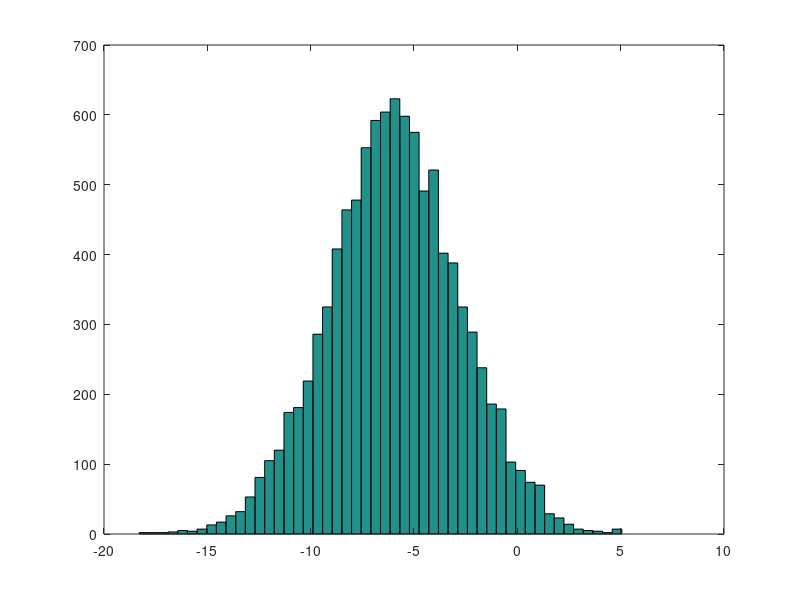

The MATLAB script that drew this image: (Note: this script raises an error after producing the figure.)
%Octave Tutorial : Week 2

%First video
PS1('>>  ');
1 == 2
1 && 0
1 ~= 2
1 || 0
a = 3
a =3;
b = 'hi';
a=pi;
a
disp(a)
disp(sprintf('2 decimals: %0.2f', a))
disp(sprintf('6 decimals: %0.6f', a))
format long
a
format short
a
A = [1 2; 3 4; 5 6]
v =[1 2 3]
v =[1; 2; 3]
v = 1:0.1:2
v = 1:6
ones(2,3)
2*ones(2,3)
w = zeros(1,3)
w = randn(3,3)
w = -6 + sqrt(10)*(randn(1,10000));
hist(w)
hist(w,50)
eye(4,4) %identity matrix
help eye

%Second video
A
size(A) %the answer is a matrix
size(size(A))
v  = [1:4]
length(v) %size of the longest dimension
length(A) %less intuitive in matrices
pwd
cd 'C:\Users\Benjamín\Desktop'
ls
cd 'C:\Users\Benjamín\Documents\MATLAB'
load featuresX.dat
load('featuresX.dat')
who %variables in the current scope
featuresX
size(featuresX)
whos %detailed view of who
clear featuresx
v = priceY(1:10)
cd 'C:\Users\Benjamín\Documents\GitHub\15_11_Machine_learning'
save hello.mat v;
clear
load hello.mat
ls
save hello.txt v -ascii %save as text
A = [1 2; 3 4; 5 6];
A(3,2)
A(:,2)
A(2,:)
A([1 3], :)
A(:,2) = [10; 11; 12] %assign new values
A = [A [100; 101; 102]] %append columns
A(:) % all elements of A into a single vector
A = [1 2; 3 4; 5 6];
B = [11 12; 13 14; 15 16];
C = [A B] % same as C = [A, B] % append by columns
C = [A; B] % append by rows

%Third video
A = [1 2; 3 4; 5 6];
B = [11 12; 13 14; 15 16];
C = [1 1; 2 2];
A .* B %element wise 
A .^ 2
v = [1; 2; 3]
1 ./ v
1 ./ A
log(v)
exp(v)
abs(v)
-v
v + ones(length(v),1)
v + 1
A'
a = [1 15 2 0.5]
val = max(a)
[val, ind] = max(a) %interesting
a < 3
find(a < 3) % indexes
A = magic(3) %magic squares!!
[r, c] = find(A >= 7)
sum(a)
prod(a)
floor(a)
ceil(a)
max(rand(3), rand(3)) %element wise
max(A,[],1)%column wise maximum
max(A,[],2)%row wise maximum
max(max(A)) % same as max(A(:))
A = magic(9)
sum(A,1) 
sum(A,2)
A .* eye(9)
sum(sum(A .* eye(9)))
sum(sum(A .* flipud(eye(9))))
A = magic(3)
temp= pinv(A)
temp * A

%Fourth video : Plotting
t=[0:0.01:0.98];
y1 = sin(2*pi*4*t);
plot(t,y1)
y2 =  cos(2*pi*4*t);
plot(t,y1)
hold on;
plot(t,y2,'r')
xlabel('time')
ylabel('value')
legend('sin','cos')
title('my plot')
cd 'C:\Users\Benjamín\Documents\GitHub\15_11_Machine_learning'
print -dpng 'myPlot.png'
close
figure(1); plot(t,y1);
figure(2); plot(t,y2);
subplot(1,2,1); %PLot in 1x2 grid and accesses the first element of it
plot(t,y1);
subplot(1,2,2); 
plot(t,y2);
axis([0.5 1 -1 1])
print -dpng 'myPlot2.png'
clf; %clear
A = magic(5)
imagesc(A) %one color per different number
imagesc(A), colorbar, colormap gray; %scale relative to number
imagesc(magic(15)), colorbar, colormap gray;
a=1, b=2, c=3 %comma chainning %print

%Fifth video : Control statements
v=zeros(10,1)
for i=1:10,
	v(i) = 2^i;
end;
v
indices = 1:10;
for i=indices,
	disp(i);
end;
i = 1;
while i <= 5,
	v(i) = 100;
	i = i+1;
end;
i = 1;
while true,
	v(i) = 999;
	i = i+1;
	if i == 6,
		break;
	end;
end;
v
v(1) = 2;
if v(1) == 1,
	disp('The value is one');
elseif v(1) == 2;
	disp('The value is two');
else
	disp('The value is not one or two');
end;
%to define a funtion you have to generate a file .m
	%function y = squareThisNumber(x)
	%y = x^2;	
squareThisNumber(5)
%Octave search path
addpath('C:\Users\Benjamín\Documents\GitHub\15_11_Machine_learning') % Now I can call the function from wherever
%other function could be:
	%function [y1, y2] = squareAndCubeThisNumber(x)
	%y1 = x^2;
	%y2 = x^3;
[a,b] = squareAndCubeThisNumber(5)
X = [1 1; 1 2; 1 3];
y = [1; 2; 3];
theta = [0;1];
%Cost Function!
% function J = costFunction(X, y, theta)
% % X is the design matrix containing training examples
% % y is the class labels
% m = size(X,1); 			% number of training examples
% predictions = X*theta;  % prediction of the hypothesis an all m examples
% sqrErrors = (predictions - y) .^ 2; % squared errors
% J = 1/(2*m) * sum(sqrErrors);

j = costFunction(X,y,theta)
theta = [0;0];
j = costFunction(X,y,theta)
(1^2 + 2^2 + 3^2)/(2*3)



%save in github
cd 'C:\Users\Benjamín\Documents\GitHub\15_11_Machine_learning'
git add *
git commit -m 'Second week Learning Matlab'
git push -u origin master